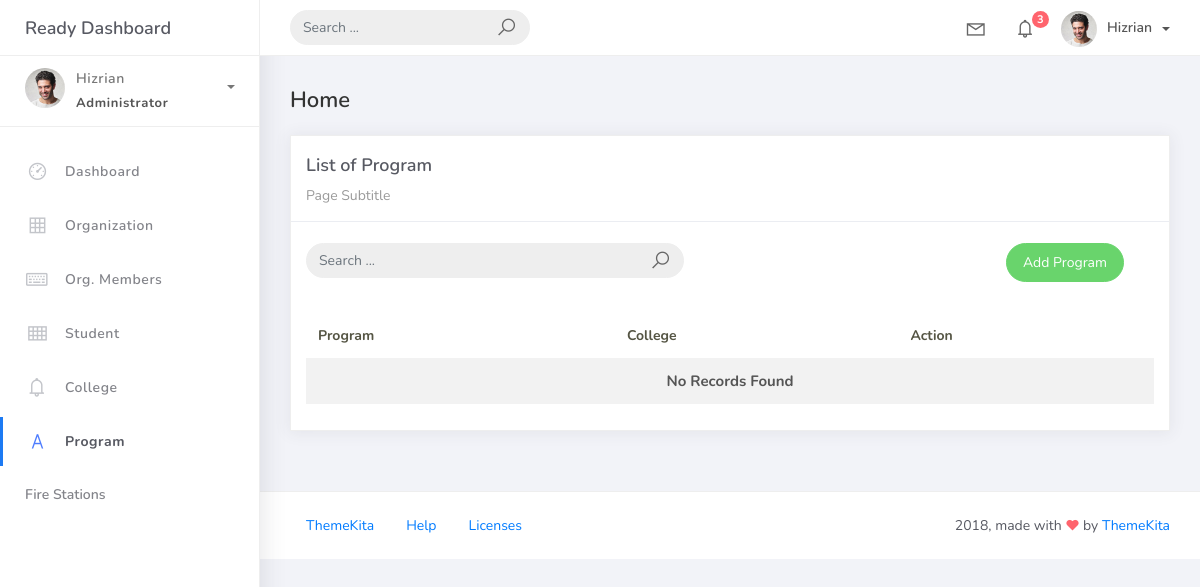
The app's page /program_list, older data.
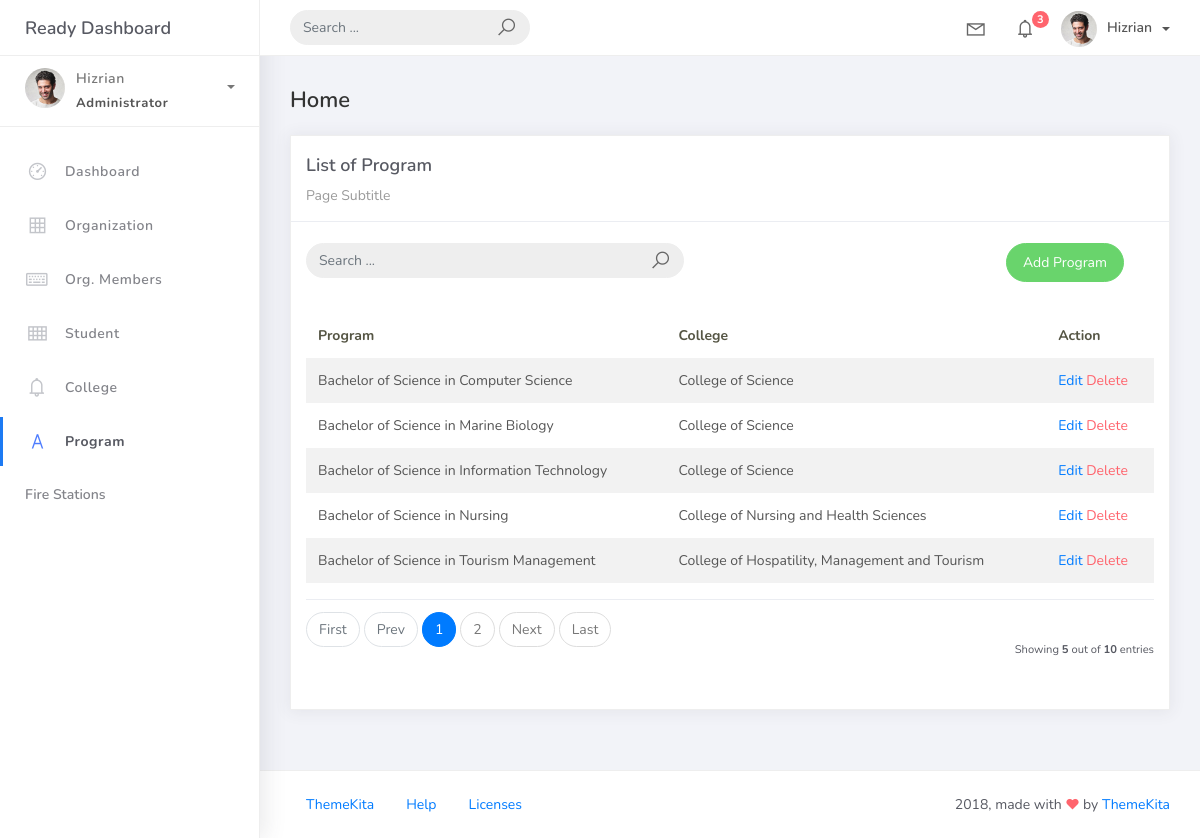
The same page, newer data.
### studentorg/models.py (models this page shows, shortened)
class BaseModel(models.Model):
    created_at = models.DateTimeField(auto_now_add=True, db_index=True)
    updated_at = models.DateTimeField(auto_now=True)
    class Meta:
        abstract = True

class Program(BaseModel):
    prog_name = models.CharField(max_length=150)
    college = models.ForeignKey(College, on_delete=models.CASCADE)

class College(BaseModel):
    college_name = models.CharField(max_length=150)
    def __str__(self):
        return self.college_name

### studentorg/views.py (the view)
# urls.py: path("program_list", ProgramList.as_view(), name="program-list"),
class ProgramList(ListView):
    model = Program
    context_object_name = "program"
    template_name = "program_list.html"
    paginate_by = 5
    def get_queryset(self, *args, **kwargs):
        qs = super(ProgramList, self).get_queryset(*args, **kwargs)
        if self.request.GET.get("q") != None:
            query = self.request.GET.get("q")
            qs = qs.filter(
                Q(prog_name__icontains=query)
                | Q(college__college_name__icontains=query)
            )
        return qs

### templates/program_list.html
{% extends 'base.html' %}
{% load static %}
{% block content %}
  <div class="content">
    <div class="container-fluid">
      <h4 class="page-title">Home</h4>
      <div class="row">
        <div class="col-md-12">
          <div class="card">
            <div class="card-header">
              <div class="card-title">List of Program</div>
              <div class="card-category">Page Subtitle</div>
            </div>
            <br />
            <div class="col-md-12 row">
              <div class="col-md-6">
                <form class="navbar-left navbar-form nav-search mr-md-3" action="{% url 'program-list' %}">
                  <div class="input-group">
                    <input type="text" placeholder="Search ..." class="form-control" name="q" />
                    <div class="input-group-append">
                      <span class="input-group-text"><i class="la la-search search-icon"></i></span>
                    </div>
                  </div>
                </form>
              </div>
              <div class="col-md-6">
                <div class="pull-right">
                  <a href="{% url 'program-add' %}" class="btn btn-success btn-rounded">Add Program</a>
                </div>
              </div>
            </div>
            <div class="card-body">
              <table class="table table-striped mt-3">
                <thead>
                  <tr>
                    <th scope="col">Program</th>
                    <th scope="col">College</th>
                    <th scope="col">Action</th>
                  </tr>
                </thead>
                <tbody>
                  {% for object in object_list %}
                    <tr>
                      <td>{{ object.prog_name }}</td>
                      <td>{{ object.college }}</td>
                      <td>
                        <a href="program_list/{{ object.id }}">Edit</a>
                        <a href="program_list/{{ object.id }}/delete" class="text-danger">Delete</a>
                      </td>
                    </tr>
                    {% empty %}
                    <tr>
                      <td colspan="4" style="text-align: center">
                        <p class="text-sm font-weight-bold mb-0">No Records Found</p>
                      </td>
                    </tr>
                  {% endfor %}
                </tbody>
              </table>
              {% include 'includes/pagination.html' %}
            </div>
          </div>
        </div>
      </div>
    </div>
  </div>
{% endblock %}

Row changes from the older to the newer data that the page shows:
added Program: prog_name "Bachelor of Science in Computer Science", college "College of Science"
added Program: prog_name "Bachelor of Science in Marine Biology", college "College of Science"
added Program: prog_name "Bachelor of Science in Information Technology", college "College of Science"
added Program: prog_name "Bachelor of Science in Nursing", college "College of Nursing and Health Sciences"
added Program: prog_name "Bachelor of Science in Tourism Management", college "College of Hospatility, Management and Tourism"
Text that changed along with them:
{{ object_list.count }}: (not shown) → "5"
{{ paginator.count }}: (not shown) → "10"
text no longer shown: "No Records Found"
text now shown: "First Prev Next Last Showing out of entries"
new list line: "1"
new list line: "2"
